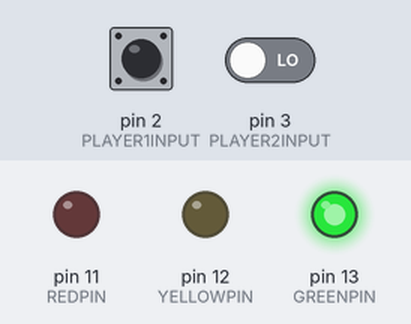
This program was run on a simulated Arduino Uno, built with avr-gcc and run on an emulated ATmega328P. Shown: output pins drawn as LEDs (lit = HIGH). Inputs (shaded band) come from the test bench; at power-on: pin 2 (PLAYER1INPUT) HIGH, pin 3 (PLAYER2INPUT) LOW. Random numbers use the default seed unless the program sets one.

Above: at 5.4 s.
5.5 s: pin 2 (PLAYER1INPUT) pulled LOW for 0.15 s
At 6.3 s:
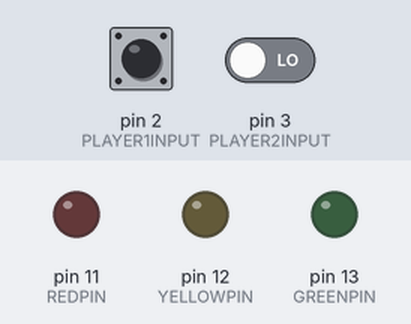
At 8.5 s:
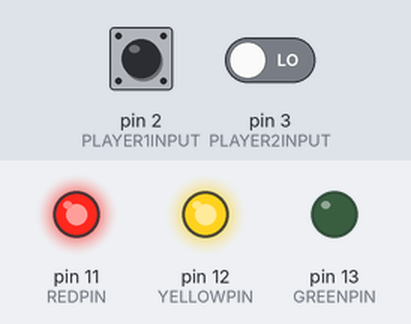
8.6 s: pin 2 (PLAYER1INPUT) pulled LOW for 1 s
At 11.7 s:
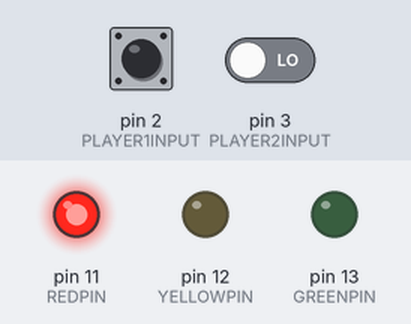
12.6 s: pin 2 (PLAYER1INPUT) pulled LOW for 3.2 s
Timing chart, 0 to 22.3 s (numbered marks = the images above; inputs shaded):
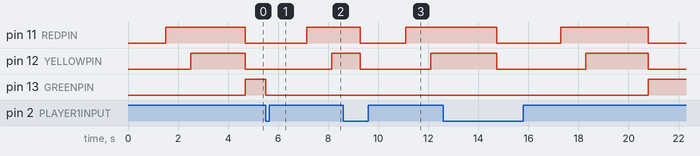

Measured:
- after the input at 5.5 s, pin 11 (REDPIN): LOW → HIGH after 1.7 s; pin 12 (YELLOWPIN): LOW → HIGH after 2.7 s; pin 13 (GREENPIN): HIGH → LOW at once

The program:

main.cpp
```cpp
#include <Arduino.h>

// Setup pin variables
int REDPIN = 11;
int YELLOWPIN = 12;
int GREENPIN = 13;
int PLAYER1INPUT = 2;
int PLAYER2INPUT = 3;

// Game variables
int score1 = 0;
int score2 = 0;

// Setup functions for pressed
bool p1Pressed() {
  return digitalRead(PLAYER1INPUT) == LOW;
}

bool p2Pressed() {
  return digitalRead(PLAYER2INPUT) == HIGH;
}

void setup() {
  pinMode(REDPIN, OUTPUT);
  pinMode(YELLOWPIN, OUTPUT);
  pinMode(GREENPIN, OUTPUT);
  pinMode(PLAYER1INPUT, INPUT_PULLUP);
  pinMode(PLAYER2INPUT, INPUT);
  Serial.println(9600);
  randomSeed(analogRead(A0));
}

void loop() {
  Serial.println("Hands off the buttons");
  while (p1Pressed() || p2Pressed()) { }
  delay(1500);
  digitalWrite(REDPIN, HIGH);
  delay(1000);
  digitalWrite(12, HIGH);
  delay(random(1000, 4000));
  digitalWrite(REDPIN, LOW);
  digitalWrite(YELLOWPIN, LOW);
  digitalWrite(GREENPIN, HIGH);
  unsigned long start = millis();

  int winner = 0;
  while (winner == 0) {
    if (p1Pressed()) winner = 1;
    if (p2Pressed()) winner = 2;
  }
  unsigned long t = millis() - start;
  digitalWrite(13, LOW);

  if (winner == 1) score1 += 1;
  if (winner == 2) score2 += 1;

  Serial.print("Player "); Serial.print(winner);
  Serial.print(" wins in "); Serial.print(t);
  Serial.print(" ms. Score: "); Serial.print(score1);
}
```
